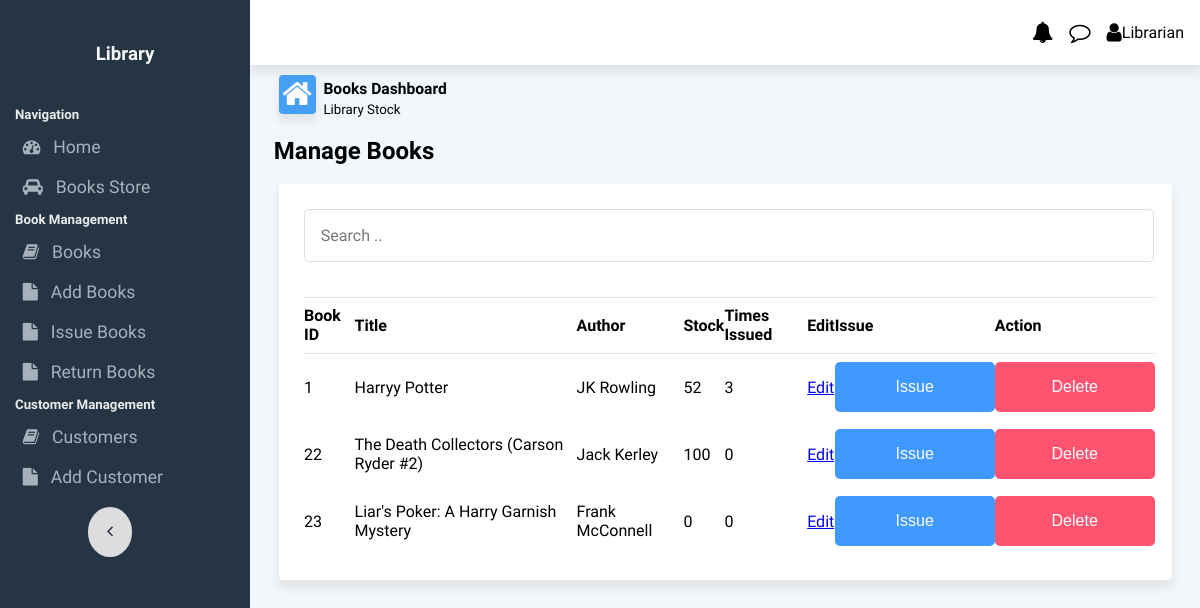
Before: /books with the older database file.
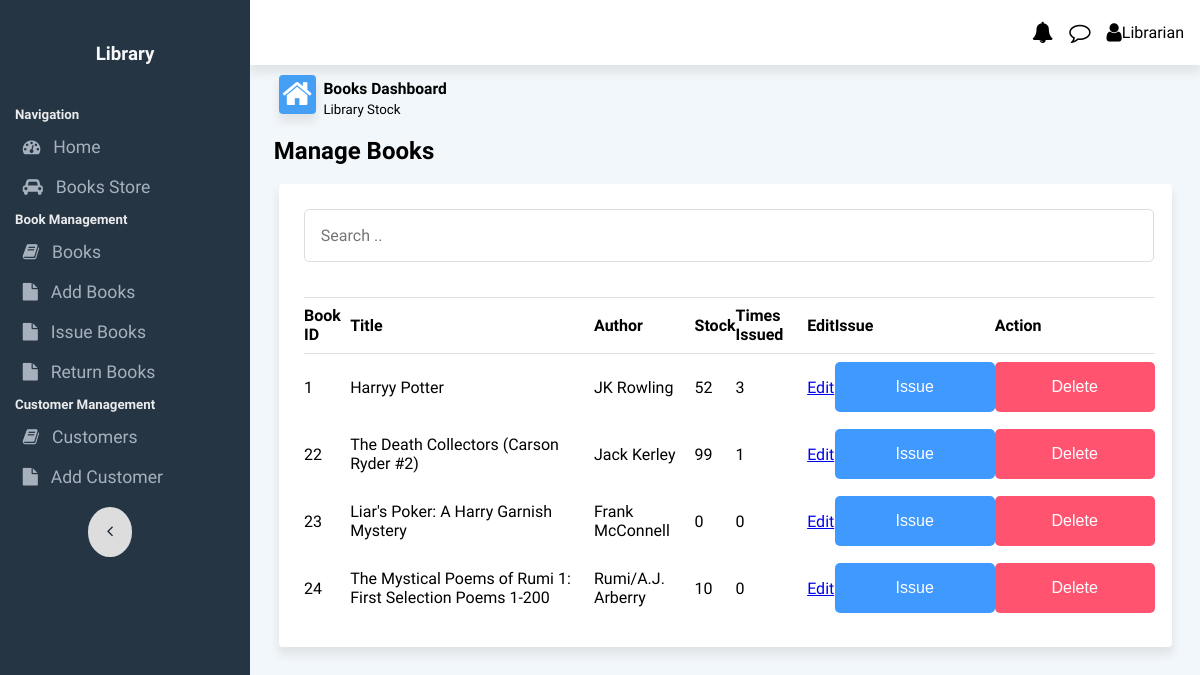
After: the same page with the newer database file.
### app.py (models this page shows, shortened)
class Books(db.Model):
    __tablename__ = 'books'
    book_id = db.Column(db.Integer, primary_key=True, autoincrement=True)
    title = db.Column(db.String(255), nullable=False)
    authors = db.Column(db.String(255), nullable=False)
    stockQty = db.Column(db.Integer, nullable=False, default=0)
    timesIssued = db.Column(db.Integer, nullable=False, default=0)

### app.py (the view)
@app.route('/books')
def books():
    all_books=Books.query.all()
    return render_template('books.html', all_books=all_books)

### templates/books.html (shortened to what this page needs)
{% extends 'base.html' %}
{% block body %}
<div class="content-area">
    <div class="flexContainer" id="dashboardLineContainer">
        <div class="flex-40 dashboardLine">
            <i class="fa fa-home fa-2x" style="float: left;" id="homeIcon"></i>
            <div style="margin-bottom: 0;margin-top: 0;">
                <h3 style="margin-bottom: 0;margin-top: 2px;"><small>Books Dashboard</small> </h3>
                <p style="margin-bottom: 0;margin-top: 0;"><small>Library Stock</small> </p>
            </div>
        </div>
    </div>
</div>
<h2 style="margin: 1% 2.5% 1% 2.5%;">Manage Books</h2>
<div class="cardRow2 tablecard">
    <div style="display: flex;flex-wrap: wrap;" class="table_inside_row">
        <div style="flex:0 0 60%;flex-grow: 3;">
            <input type="text" id="search_box" placeholder="Search .." style="margin: 1%;width: 95%;">
        </div>
    </div>
    <table class="attendance_form_table">
        <thead>
            <tr style="text-align: left;">
                <th>Book ID</th>
                <th>Title</th>
                <th>Author</th>
                <th>Stock</th>
                <th>Times Issued</th>
                <th>Edit</th>
                <th>Issue</th>
                <th>Action</th>
            </tr>
        </thead>
        <tbody id="attendance_form_table_data">
            {%for book in all_books %}
            <tr>
                <td>{{book.book_id}}</td>
                <td>{{book.title}}</td>
                <td>{{book.authors}}</td>
                <td>{{book.stockQty}}</td>
                <td>{{book.timesIssued}}</td>
                <td><a href="/books/edit/{{book.book_id}}">Edit</a></td>
                <td><a href="/issue_book/{{book.book_id}}"><button class="dropbtn">Issue</button></a></td>
                <td><a href="books/delete/{{book.book_id}}"><button class="dropbtn btn-danger">Delete</button></a></td>
            </tr>
            {%endfor%}
        </tbody>
    </table>
</div>
{% endblock %}

Changed rows visible on the page:
changed Books "The Death Collectors (Carson Ryder #2)": stockQty "100" → "99"; timesIssued "0" → "1"
added Books: book_id "24", title "The Mystical Poems of Rumi 1: First Selection Poems 1-200", authors "Rumi/A.J. Arberry", stockQty "10", timesIssued "0"
